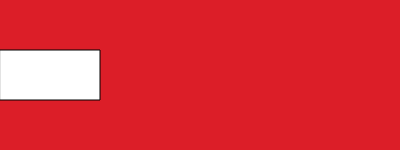
Frame 1 (no input)
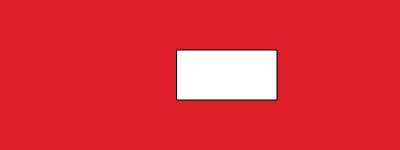
Frame 60 (no input)
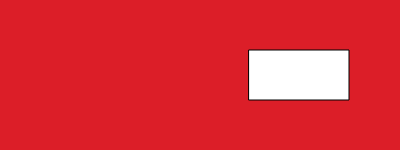
Frame 120 (the mouse pressed at the canvas centre since frame 60)

The p5.js sketch that drew these frames (run headless with seeded random() and noise() and a simulated clock; from frame 60 on, the mouse is pressed at the canvas centre):

// p5.js sketch
// ── sketch.js
let x = 0;
let move = 3;

function setup() {
  createCanvas(400, 150);
}

function draw() {
  background(220,30,40);
  
  
  
  if (x + 100 > width) {
    move = -3
  }
  
  if (x < 0) {
    move = 3;
  }
  
  rect(x, 50, 100, 50);
  
  x = x + move;
}
